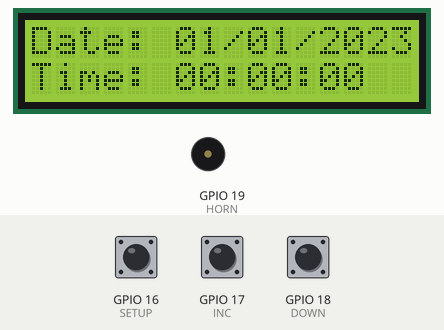
This program was run on a simulated ESP32. Parts: 16×2 character LCD, buzzer (waves = sounding, pin HIGH). The inputs (shaded band) are chosen by the test bench; at power-on: GPIO 16 (SETUP) HIGH, GPIO 17 (INC) HIGH, GPIO 18 (DOWN) HIGH.

Above: at 3.2 s.
3.3 s: GPIO 16 (SETUP) pulled LOW for 3.2 s
At 4.26 s:
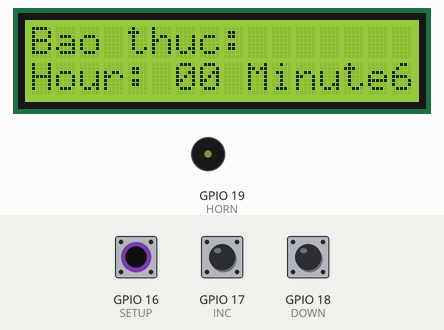
8.0 s: GPIO 16 (SETUP) pulled LOW for 1 s
At 9.04 s:
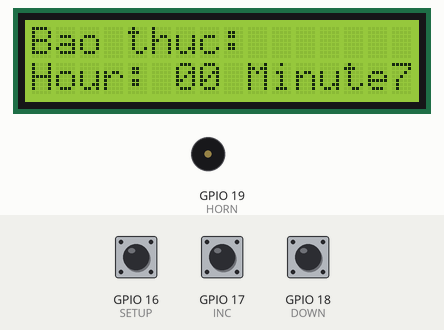
10.6 s: GPIO 16 (SETUP) pulled LOW for 3.2 s
Timing chart, 0 to 13.6 s (numbered marks = the images above; inputs shaded):
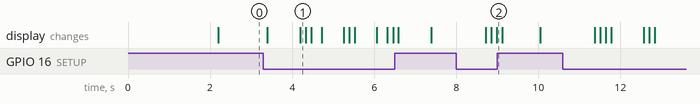

The program:

main.cpp
```cpp
#include <Wire.h>
#include <LiquidCrystal_I2C.h>
#include <SPI.h>
#include <Arduino.h>

hw_timer_t *Timer0_Cfg = NULL;
uint32_t Freq = 0;
uint8_t flag_stt = 0;
int seconds = 0, minutes = 0, hours = 0, days = 1, months = 1, years = 2023;
int cn= 0, cnt_sec = 0;
int btn = 0;
int cnt_alarm = 0;
int alarmHour = 23;
int alarmMinute = 59;
uint8_t stt_btn1 = 0, cnt_BT = 0;

// Khai báo đối tượng LiquidCrystal_I2C để điều khiển màn hình LCD
LiquidCrystal_I2C lcd(0x27, 16, 2);

#define SETUP 16
#define INC 17
#define DOWN 18
#define HORN 19
bool isSetupMode = false;

void IRAM_ATTR Dong_ho()
{
  flag_stt = 1;
}

void setup() {
  Wire.begin();
  lcd.init();
  Serial.begin(9600);

  Timer0_Cfg = timerBegin(0, 8000, true);
  timerAttachInterrupt(Timer0_Cfg, &Dong_ho, true);
  timerAlarmWrite(Timer0_Cfg, 1000, true);
  timerAlarmEnable(Timer0_Cfg);

  pinMode(SETUP, INPUT_PULLUP);
  pinMode(INC, INPUT_PULLUP);
  pinMode(DOWN, INPUT_PULLUP);
  pinMode(HORN, OUTPUT);

  alarmHour = 0;
  alarmMinute = 0;

  lcd.backlight();
  lcd.setCursor(0, 0);
  lcd.print("Hello!");
  delay(2000);
}
void printDigits(int digits) {
  if (digits < 10)
    lcd.print('0');
  lcd.print(digits);
}
void Hien_dong_ho() {
  lcd.clear();
  lcd.setCursor(0, 0);
   lcd.print("Date: ");
  printDigits(days);
  lcd.print("/");
  printDigits(months);
  lcd.print("/");
  lcd.print(years);
  lcd.print(cn);
  lcd.setCursor(0, 1);
  lcd.print("Time: ");
  printDigits(hours);
  lcd.print(":");
  printDigits(minutes);
  lcd.print(":");
  printDigits(seconds);

}

void Gio_bao_thuc() {
  lcd.clear();
  lcd.home();
  lcd.setCursor(0, 0);
  lcd.print("Bao thuc:");
  lcd.setCursor(0, 1);
  lcd.print("Hour: ");
  printDigits(alarmHour);
  lcd.print(" Minute: ");
  printDigits(alarmMinute);
  lcd.setCursor(15, 1);
  lcd.print(cn);
}

void chinh_Gio() {
  cnt_BT = 0;
  if(btn){
    if(digitalRead(INC) == LOW){
      if(alarmHour < 23){
        alarmHour++;
      }
    }
    if(digitalRead(DOWN) == LOW){
      if(alarmHour > 0){
        alarmHour--;
      }
    }
  }
}

void chinh_Phut() {
  if(btn){
    if(digitalRead(INC) == LOW){
      if(alarmMinute < 59){
        alarmMinute++;
      }
    }
    if(digitalRead(DOWN) == LOW){
      if(alarmMinute > 0){
        alarmMinute--;
      }
    }
  }
}

void chinh_TG_Gio() {
  if(btn){
    if(digitalRead(INC) == LOW){
      if(hours < 23){
        hours++;
      }
    }
    if(digitalRead(DOWN) == LOW){
      if(hours > 0){
        hours--;
      }
    }
  }
}

void chinh_TG_Phut() {
  if(btn){
    if(digitalRead(INC) == LOW){
      if(minutes < 59){
        minutes++;
      }
    }
    if(digitalRead(DOWN) == LOW){
      if(minutes > 0){
        minutes--;
      }
    }
  }
}
void chinh_TG_Ngay() {
  if(btn){
    if(digitalRead(INC) == LOW){
      if(days < 31){
        days++;
      }
    }
    if(digitalRead(DOWN) == LOW){
      if(days > 0){
        days--;
      }
    }
  }
}
void chinh_TG_Thang() {
  if(btn){
    if(digitalRead(INC) == LOW){
      if(months < 12){
        months++;
      }
    }
    if(digitalRead(DOWN) == LOW){
      if(months > 0){
        months--;
      }
    }
  }
}
void chinh_TG_Nam() {
  if(btn){
    if(digitalRead(INC) == LOW){
      if(years < 2099){
        years++;
      }
    }
    if(digitalRead(DOWN) == LOW){
      if(years > 0){
        years--;
      }
    }
  }
}

void Baothuc() {
  if(!cn){
    if(hours == alarmHour && minutes == alarmMinute){
      if(stt_btn1){
        digitalWrite(HORN, HIGH);
        cnt_BT++;
      }
      if(cnt_BT >20){
        digitalWrite(HORN, LOW);
      }
      Serial.println(String(cnt_BT));
    }
  }

}
void loop() {
  if(flag_stt) {
    btn = 1;
    cnt_sec++;
    cnt_alarm++;
    flag_stt = 0;
    stt_btn1 = 0;
  }

  if(cnt_alarm == 5){
    stt_btn1 = 1;
    cnt_alarm = 0;
  }

  if(cnt_sec == 10){
    seconds++;
    cnt_sec = 0;
  }

  if(seconds == 60) {
    seconds = 0;
    minutes++;
    if (minutes == 60) {
      minutes = 0;
      hours++;
      if (hours == 24) {
        hours = 0;
        days++;
        if (days == 31)
        {
          months++;
          if (months == 12)
          {
            years++;
            if (years == 2099)
            {
              years=2000;
            }
          }
        }
      }
    }
  }

  if(btn){
    uint8_t stt_btn = digitalRead(SETUP);
    delay(100);
    if(!stt_btn){
      stt_btn = 1;
      cn++;
    }
  }

  if(cn == 0){
    Hien_dong_ho();
  }
  else if(cn == 1){
    Hien_dong_ho();
    chinh_TG_Gio();
  }
  else if (cn == 2){
    Hien_dong_ho();
    chinh_TG_Phut();
  }
  else if (cn == 3){
    Hien_dong_ho();
    chinh_TG_Ngay();
  }
  else if (cn == 4){
    Hien_dong_ho();
    chinh_TG_Thang();
  }
  else if (cn == 5){
    Hien_dong_ho();
    chinh_TG_Nam();
  }
  else if (cn == 6){
    Gio_bao_thuc();
    chinh_Gio();
  }
  else if(cn == 7){
    Gio_bao_thuc();
    chinh_Phut();
  }
  else if(cn == 8){
    cn = 0;
    Hien_dong_ho();
  }
  //Baothuc();
}
```

Measured:
- after the input at 3.3 s, the display: first differs from a run without the input after 0.89 s (image 1)
- after the input at 8.0 s, the display: first differs from a run without the input after 0.85 s (image 2 shows a later state)
